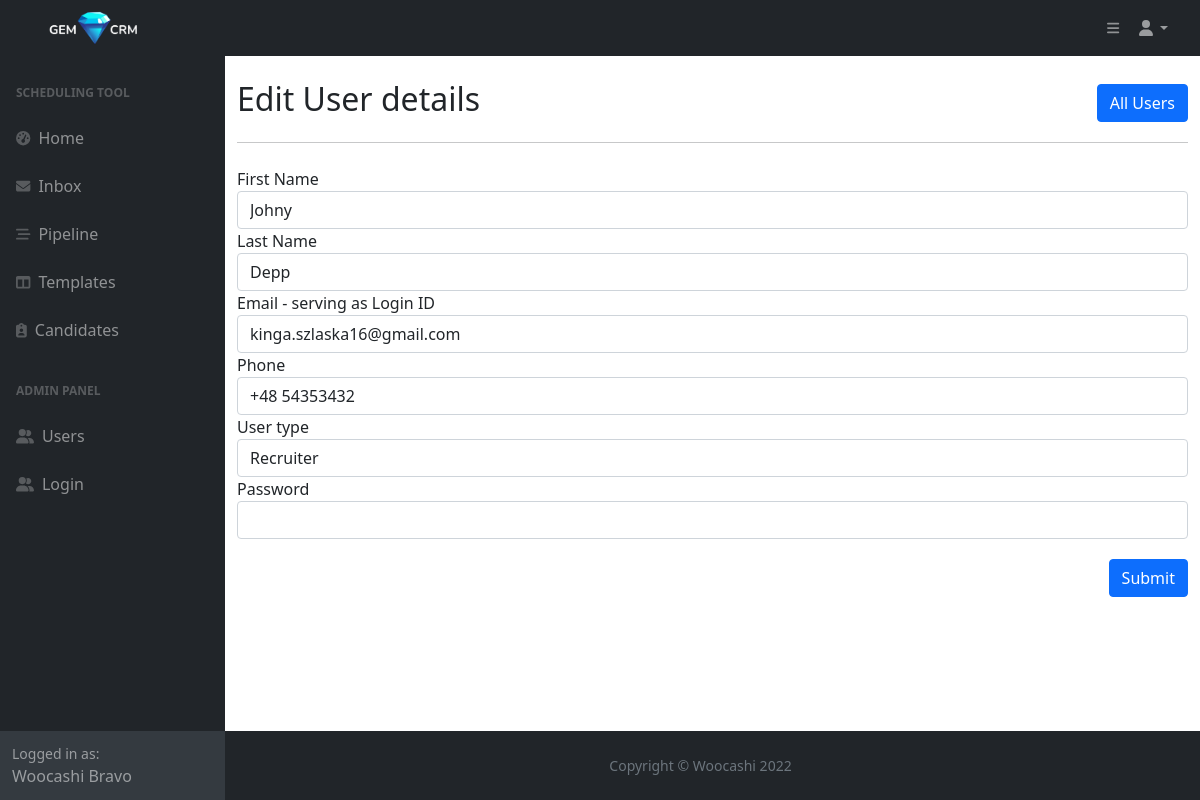
/users/edit/3?form= (signed in), run on an earlier commit of the app's database.
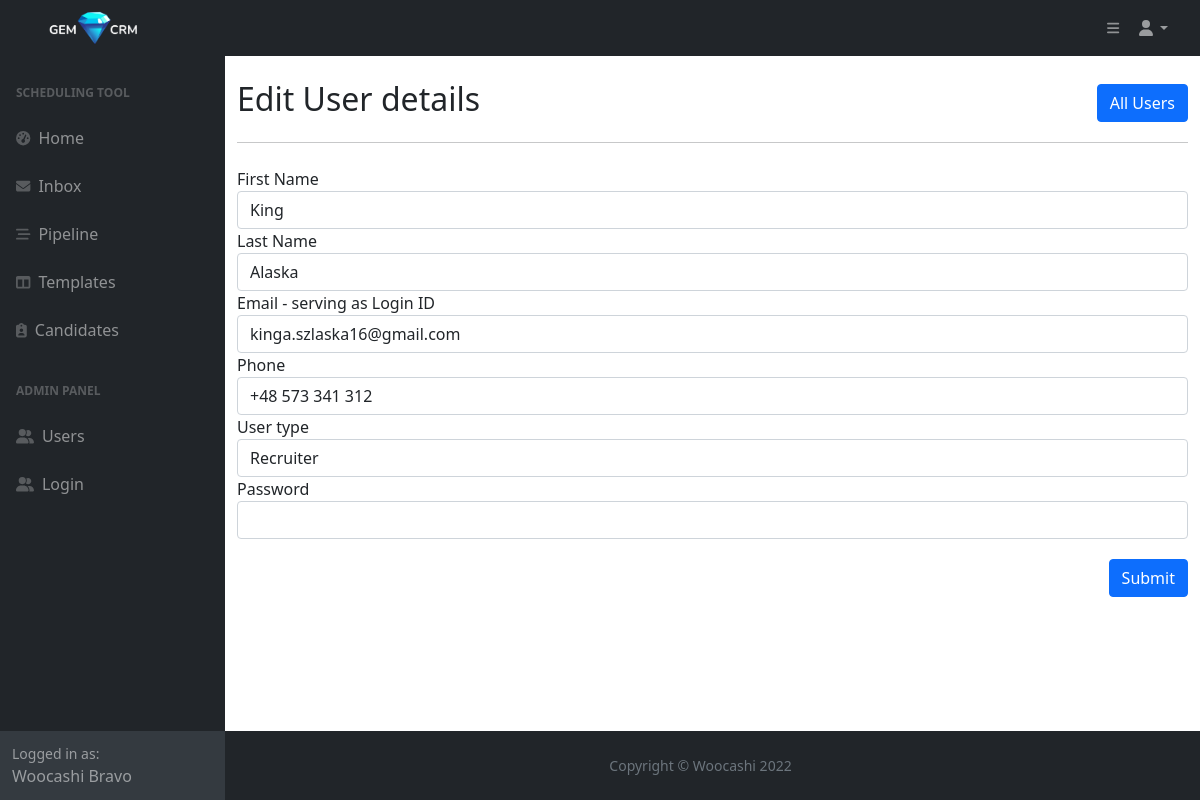
And on a later commit of the database.
### main.py (models this page shows)
class User(db.Model, UserMixin, Base):
    __tablename__="users"
    id = db.Column(db.Integer, primary_key=True)
    first_name = db.Column(db.String, nullable=False)
    last_name = db.Column(db.String, nullable=False)
    full_name = db.Column(db.String, nullable=False)
    email = db.Column(db.String, nullable=False, unique=True)
    phone = db.Column(db.String, nullable=False)
    type = db.Column(db.String, nullable=False)
    password = db.Column(db.String, nullable=False)
    templates = relationship("Template", back_populates="created_by")
    candidates = relationship("Candidate", back_populates="created_by")
    tasks_sent = relationship("Task", primaryjoin="User.id==Task.sender_id", back_populates="from_user")
    tasks_received = relationship("Task", primaryjoin="User.id==Task.recipient_id", back_populates="to_user")
    tasks_delegated = relationship("Task", primaryjoin="User.id==Task.delegate_id", back_populates="delegated_by")
    message = relationship("Message", primaryjoin="Message.user_id==User.id", back_populates="user")

### main.py (the view, shortened to what this page needs)
@app.route('/users/edit/<int:user_id>', methods=["Post", "GET"])
@login_required
def user_edit(user_id):
    user_to_edit = User.query.get(user_id)
    form = NewUserAdminForm(
        first_name=user_to_edit.first_name,
        last_name=user_to_edit.last_name,
        email=user_to_edit.email,
        phone=user_to_edit.phone,
        type=user_to_edit.type,
    )
    return render_template('user_edit.html', user_id=user_id, form=form)

### forms.py
class NewUserAdminForm(FlaskForm):
    first_name = StringField('First Name', validators=[DataRequired(message="First Name is required")])
    last_name = StringField('Last Name', validators=[DataRequired(message="Last Name is required")])
    email = StringField('Email - serving as Login ID', validators=[DataRequired(message="Email is required"), Email()])
    phone = StringField('Phone', validators=[DataRequired(message="Phone is required"), Length(min=10, message="Please make sure to add country code: eg. +48 573 341 312")])
    type = SelectField('User type', validators=[DataRequired(message="User type is required")], choices=['Recruiter', 'Coordinator', 'Admin'])
    password = PasswordField('Password', validators=[DataRequired(message="Password is required")])
    submit = SubmitField('Submit')

### main.py (called while the page is built)
@login_manager.user_loader
def load_user(user_id):
    try:
        return User.query.get(user_id)
    except:
        return None

### templates/user_edit.html (shortened to what this page needs)
{% import "bootstrap/wtf.html" as wtf %}
{% include "header.html" %}
	<main>
		<div class="container mt-4">
			<div class="row d-flex align-items-center">
				<div class="col-lg-6">
					<h2>Edit User details</h2>
				</div>
				<div class="col-lg-6 d-flex justify-content-end">
					<a class="btn btn-primary" href="{{url_for('users')}}">All Users</a>
				</div>
			</div>
			<hr>
			<div class="mt-4">
				{{ wtf.quick_form(form, novalidate=True, button_map={"submit": "primary"}) }}
			</div>
		</div>
	</main>
{% include 'footer.html' %}

What changed in the data, as far as the page shows it:
changed User "kinga.szlaska16@gmail.com": first_name "Johny" → "King"; last_name "Depp" → "Alaska"; phone "+48 54353432" → "+48 573 341 312"
